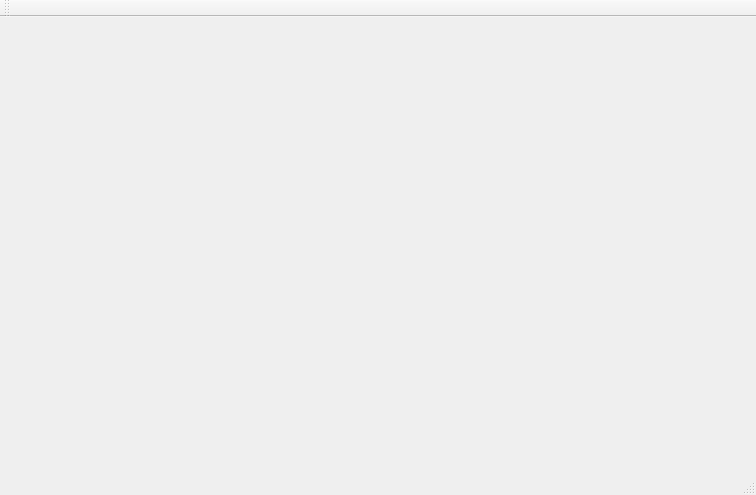
<?xml version="1.0" encoding="UTF-8"?>
<ui version="4.0">
 <class>MainWindow</class>
 <widget class="QMainWindow" name="MainWindow">
  <property name="geometry">
   <rect>
    <x>0</x>
    <y>0</y>
    <width>756</width>
    <height>495</height>
   </rect>
  </property>
  <property name="windowTitle">
   <string>MainWindow</string>
  </property>
  <widget class="QWidget" name="centralWidget">
   <layout class="QGridLayout" name="gridLayout">
    <item row="0" column="0">
     <widget class="PainterWidget" name="widget" native="true"/>
    </item>
   </layout>
  </widget>
  <widget class="QMenuBar" name="menuBar">
   <property name="geometry">
    <rect>
     <x>0</x>
     <y>0</y>
     <width>756</width>
     <height>21</height>
    </rect>
   </property>
  </widget>
  <widget class="QToolBar" name="mainToolBar">
   <attribute name="toolBarArea">
    <enum>TopToolBarArea</enum>
   </attribute>
   <attribute name="toolBarBreak">
    <bool>false</bool>
   </attribute>
  </widget>
  <widget class="QStatusBar" name="statusBar"/>
 </widget>
 <layoutdefault spacing="6" margin="11"/>
 <customwidgets>
  <customwidget>
   <class>PainterWidget</class>
   <extends>QWidget</extends>
   <header>painterwidget.h</header>
   <container>1</container>
  </customwidget>
 </customwidgets>
 <resources/>
 <connections/>
</ui>
